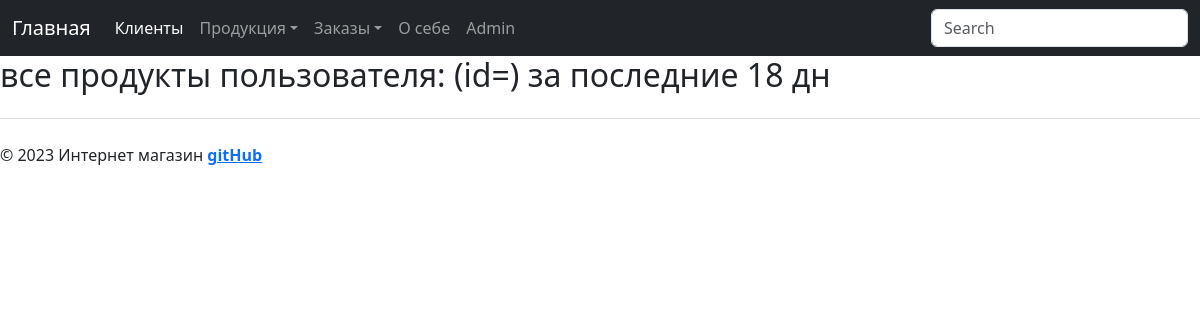
The page /shop/client_products_sorted/18/18/ on the database as committed earlier.
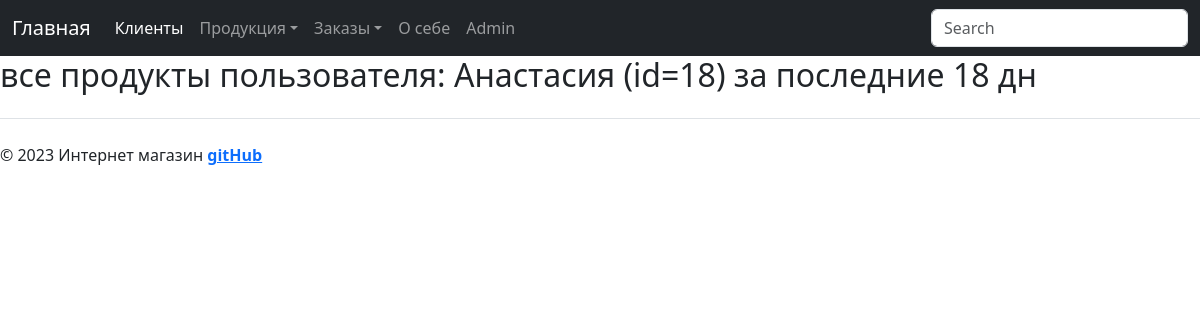
The same page on the database as committed later.
### shop_app/models.py (models this page shows, shortened)
class Client(models.Model):
    name_client = models.CharField(max_length=50)
    email = models.EmailField()
    phone_number = models.CharField(max_length=12)
    address = models.CharField(max_length=100)

### shop_app/views.py (the view)
# urls.py: path('shop/client_products_sorted/<int:id_client>/<int:days>/', views.client_products_sorted, name='client_products_sorted'), # вывыод всех товаров по клиенту за послегие кол дней (форма ввода id клие
def client_products_sorted(request, id_client: int, days: int):
    products = []
    product_set = []
    now = datetime.now()
    before = now - timedelta(days=days)
    client = Client.objects.filter(pk=id_client).first()
    orders = Order.objects.filter(buyer=client, date_create_order__range=(before, now)).all()
    for order in orders:
        products = order.products.all()
        for product in products:
            if product not in product_set:
                product_set.append(product)
    return render(request, 'shop_app/client_all_products_from_orders.html',
                  {'client': client, 'product_set': product_set, 'days': days})

### shop_app/templates/shop_app/client_all_products_from_orders.html (shortened to what this page needs)
{% extends 'shop_app/base.html' %}
{% block content %}
    <h2>все продукты пользователя: {{ client.name_client }} (id={{ client.id}}) за последние {{ days }} дн</h2>
{% endblock %}

Rows that differ between the two databases and show on the page:
added Client: name_client "Анастасия", id "18"
